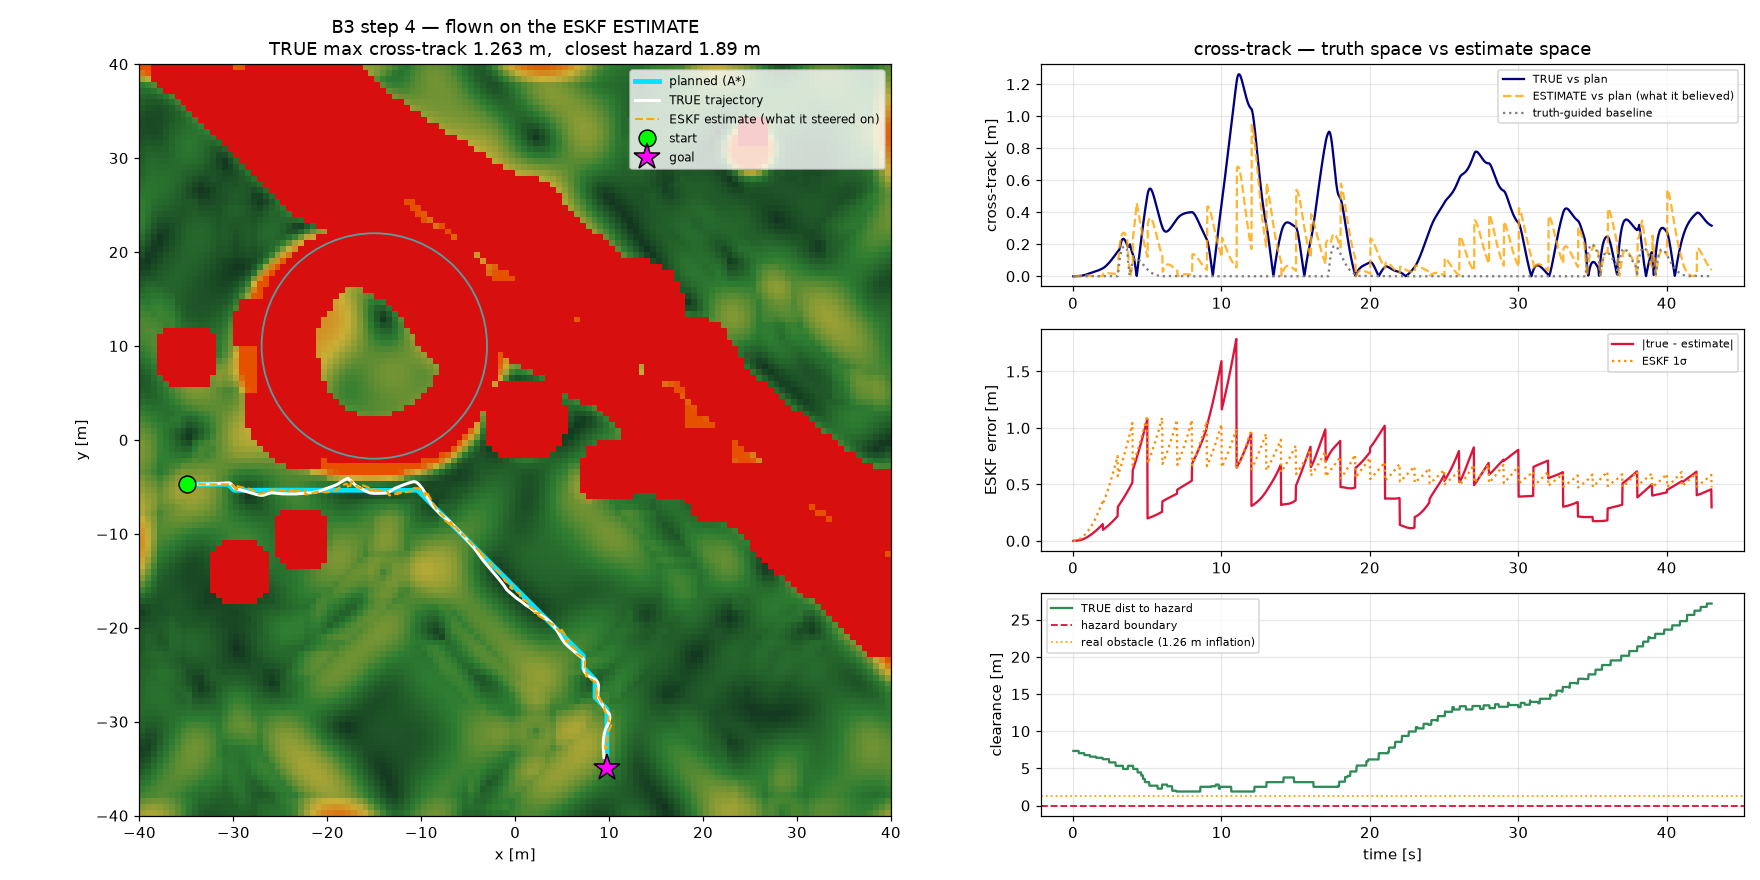

Write Python code to recreate this figure.
"""B3 CHECKPOINT 4 -- fly pair B on the ESKF ESTIMATE."""
import json

import numpy as np
import matplotlib
matplotlib.use("Agg")
import matplotlib.pyplot as plt
from matplotlib.colors import LinearSegmentedColormap

from mars_world import EXTENT, CRATER_CENTRE, CRATER_RADIUS
from cost_map import CostParams
from b3_flight import build_plan, fly, CRUISE_CLEARANCE

INFLATION_M = CostParams().inflate_cells * (EXTENT / 127)


def main():
    tm, r, path, ground, route_max, cruise_z = build_plan()
    print("=== PLAN (pair B) ===")
    print(f"  length {r['length_m']:.2f} m  detour {r['detour_ratio']:.3f}x  "
          f"cruise z {cruise_z:.2f} m")
    print(f"  route clearance to nearest hazard: {r['min_clearance_m']:.2f} m")
    print(f"  hazard inflation margin:           {INFLATION_M:.2f} m")

    print("\n  flying on GROUND TRUTH (step-3 baseline) ...")
    T = fly("truth", path, tm)
    print("  flying on ESKF ESTIMATE ...")
    E = fly("estimate", path, tm)

    n = min(len(T["true"]), len(E["true"]))
    traj_diff = np.linalg.norm(T["true"][:n] - E["true"][:n], axis=1)
    same = int((traj_diff < 1e-9).sum())
    print(f"\n=== GUARD: is the estimate actually steering? ===")
    print(f"  |truth_traj - est_traj|  mean {traj_diff.mean():.4f}  "
          f"max {traj_diff.max():.4f} m")
    print(f"  bit-identical samples: {same}/{n}")
    if same > 0.5 * n:
        raise SystemExit(
            "ABORT: the two runs are the same flight -- truth is leaking into "
            "the control path. Do not report these numbers.")
    print("  the two flights genuinely differ -- the swap is live")

    print("\n=== CHECKPOINT 4 -- ALL NUMBERS IN TRUTH SPACE ===")
    print(f"  {'':34s}{'truth-guided':>15}{'estimate-guided':>18}")
    print(f"  {'reached goal':34s}{str(T['reached']):>15}{str(E['reached']):>18}")
    print(f"  {'final goal error (true) [m]':34s}{T['goal_err']:15.3f}{E['goal_err']:18.3f}")
    print(f"  {'MAX cross-track, TRUE [m]':34s}{T['xtrack_true'].max():15.3f}"
          f"{E['xtrack_true'].max():18.3f}")
    print(f"  {'mean cross-track, TRUE [m]':34s}{T['xtrack_true'].mean():15.3f}"
          f"{E['xtrack_true'].mean():18.3f}")
    print(f"  {'min AGL [m]':34s}{T['agl'].min():15.3f}{E['agl'].min():18.3f}")
    print(f"  {'CLOSEST hazard approach, TRUE [m]':34s}"
          f"{T['clearance'].min():15.3f}{E['clearance'].min():18.3f}")
    print(f"  {'duration [s]':34s}{T['t'][-1]:15.1f}{E['t'][-1]:18.1f}")

    print(f"\n  cross-track measured in ESTIMATE space: "
          f"{E['xtrack_guid'].max():.3f} m  <-- what the drone BELIEVED")
    print(f"  cross-track measured in TRUTH space:    "
          f"{E['xtrack_true'].max():.3f} m  <-- what actually happened")
    print("  (judging on the first number is the trap; only the second counts)")

    eskf_err = np.linalg.norm(E["true"] - E["est"], axis=1)
    print(f"\n=== ESKF ERROR DURING THE FLIGHT ===")
    print(f"  mean {eskf_err.mean():.3f} m   max {eskf_err.max():.3f} m   "
          f"final {eskf_err[-1]:.3f} m")
    print(f"  reported 1-sigma mean {E['sigma'].mean():.3f} m")

    print(f"\n=== SAFETY MARGIN VERDICT ===")
    print(f"  route was planned {r['min_clearance_m']:.2f} m from the nearest hazard")
    print(f"  hazards already inflated by {INFLATION_M:.2f} m beyond the real obstacle")
    print(f"  controller's own contribution (step 3): {T['xtrack_true'].max():.3f} m")
    print(f"  ESKF max position error:                {eskf_err.max():.3f} m")
    print(f"  TRUE trajectory got within {E['clearance'].min():.3f} m of a hazard cell")
    margin = E["clearance"].min()
    budget = r["min_clearance_m"]
    if margin <= 0:
        verdict = "FAILED -- localization error pushed the real drone into a hazard"
    elif margin < 0.5:
        verdict = "PASSED BUT MARGINAL -- got lucky, not comfortably clear"
    else:
        verdict = (f"PASSED WITH MARGIN -- {margin:.2f} m of the {budget:.2f} m "
                   f"budget survived, plus {INFLATION_M:.2f} m inflation still in hand")
    print(f"  VERDICT: {verdict}")

    print(f"\n  HAND CHECK vs B2: steady-state ESKF error was ~0.5-0.6 m mean "
          f"(1.80 m max).")
    print(f"    Here: {eskf_err.mean():.3f} m mean, {eskf_err.max():.3f} m max "
          f"-- {'consistent' if eskf_err.mean() < 1.5 else 'INCONSISTENT'} with B2.")
    print(f"    Clearance lost vs the truth-guided run: "
          f"{T['clearance'].min() - E['clearance'].min():+.3f} m, which should be "
          f"the same order as the ESKF error. It is "
          f"{'consistent' if abs(T['clearance'].min()-E['clearance'].min()) < 3*max(eskf_err.mean(),0.1) else 'NOT consistent'}.")

    ext = [-EXTENT / 2, EXTENT / 2, -EXTENT / 2, EXTENT / 2]
    cmap = LinearSegmentedColormap.from_list(
        "trav", ["#12341f", "#2e7d32", "#c9b037", "#e65100"])
    cost_show = np.where(np.isfinite(tm.cost), tm.cost, np.nan)

    fig = plt.figure(figsize=(16, 8))
    gs = fig.add_gridspec(3, 2, width_ratios=[1.25, 1])

    a = fig.add_subplot(gs[:, 0])
    a.imshow(cost_show.T, origin="lower", extent=ext, cmap=cmap,
             vmin=1.0, vmax=np.nanpercentile(cost_show, 99))
    blk = np.zeros((*tm.blocked.shape, 4)); blk[tm.blocked] = [0.85, .06, .06, 1]
    a.imshow(np.transpose(blk, (1, 0, 2)), origin="lower", extent=ext)
    a.add_patch(plt.Circle(CRATER_CENTRE, CRATER_RADIUS, fill=False,
                           color="cyan", lw=1.2, alpha=0.6))
    a.plot(path[:, 0], path[:, 1], color="#00e5ff", lw=3.2, label="planned (A*)")
    a.plot(E["true"][:, 0], E["true"][:, 1], color="white", lw=2.0,
           label="TRUE trajectory")
    a.plot(E["est"][:, 0], E["est"][:, 1], color="orange", lw=1.4, ls="--",
           label="ESKF estimate (what it steered on)")
    a.plot(*path[0, :2], "o", color="lime", ms=11, mec="k", label="start")
    a.plot(*path[-1, :2], "*", color="magenta", ms=18, mec="k", label="goal")
    a.set_xlabel("x [m]"); a.set_ylabel("y [m]")
    a.set_title("B3 step 4 — flown on the ESKF ESTIMATE\n"
                f"TRUE max cross-track {E['xtrack_true'].max():.3f} m,  "
                f"closest hazard {E['clearance'].min():.2f} m")
    a.legend(loc="upper right", fontsize=8)

    a = fig.add_subplot(gs[0, 1])
    a.plot(E["t"], E["xtrack_true"], color="navy", label="TRUE vs plan")
    a.plot(E["t"], E["xtrack_guid"], color="orange", ls="--", alpha=0.8,
           label="ESTIMATE vs plan (what it believed)")
    a.plot(T["t"], T["xtrack_true"], color="gray", ls=":", label="truth-guided baseline")
    a.set_ylabel("cross-track [m]"); a.legend(fontsize=7); a.grid(alpha=0.3)
    a.set_title("cross-track — truth space vs estimate space")

    a = fig.add_subplot(gs[1, 1])
    a.plot(E["t"], eskf_err, color="crimson", label="|true - estimate|")
    a.plot(E["t"], E["sigma"], color="darkorange", ls=":", label="ESKF 1σ")
    a.set_ylabel("ESKF error [m]"); a.legend(fontsize=7); a.grid(alpha=0.3)

    a = fig.add_subplot(gs[2, 1])
    a.plot(E["t"], E["clearance"], color="seagreen", label="TRUE dist to hazard")
    a.axhline(0, color="crimson", ls="--", lw=1.2, label="hazard boundary")
    a.axhline(INFLATION_M, color="orange", ls=":", lw=1.2,
              label=f"real obstacle ({INFLATION_M:.2f} m inflation)")
    a.set_xlabel("time [s]"); a.set_ylabel("clearance [m]")
    a.legend(fontsize=7); a.grid(alpha=0.3)

    fig.tight_layout()
    fig.savefig("b3_step4_estimate.png", dpi=110)
    print("\n  plot  b3_step4_estimate.png")

    with open("b3_step4_estimate.json", "w") as f:
        json.dump({
            "route_clearance_m": r["min_clearance_m"],
            "inflation_m": INFLATION_M,
            "truth_guided": {
                "reached": T["reached"], "goal_err_m": T["goal_err"],
                "max_xtrack_true_m": float(T["xtrack_true"].max()),
                "min_hazard_clearance_m": float(T["clearance"].min())},
            "estimate_guided": {
                "reached": E["reached"], "goal_err_m": E["goal_err"],
                "max_xtrack_true_m": float(E["xtrack_true"].max()),
                "max_xtrack_estimate_m": float(E["xtrack_guid"].max()),
                "min_hazard_clearance_m": float(E["clearance"].min()),
                "min_agl_m": float(E["agl"].min())},
            "eskf_err_mean_m": float(eskf_err.mean()),
            "eskf_err_max_m": float(eskf_err.max()),
            "verdict": verdict}, f, indent=1)
    print("  log   b3_step4_estimate.json")


if __name__ == "__main__":
    main()
